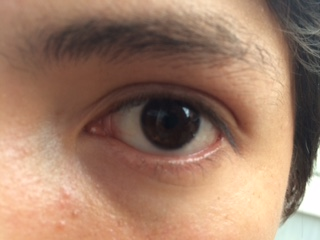
%> input picture TAREA_imagenes híbridas/1.JPG, 320 x 240 px
$ octave Lab3_code.m   (GNU Octave 9; MATLAB toolbox functions it lacks are replaced by stand-ins)
%> lines starting %> are read from the running program, lines starting %| are printed output that depends on the picture
%%%%SET UP%%%%%
% Load images
A = imread('1.jpg');
%> A is the input picture: size 240x320x3 uint8; mean R, G, B 159.1, 124.5, 103.6
C = imread('2.jpg');
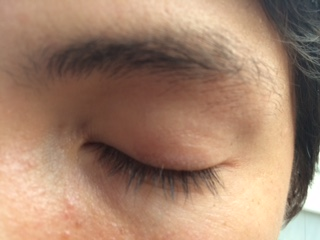
%> input picture TAREA_imagenes híbridas/2.JPG, 320 x 240 px
%> C is the input picture: size 240x320x3 uint8; mean R, G, B 163.4, 130.3, 108.2

% Make images smaller
A = imresize(A,.25);
%> A: size 60x80x3 uint8
C = imresize(C,.25);
%> C: size 60x80x3 uint8

% Tell me new size
size(A)
%> ans = [60 80 3]
size(C)
%> ans = [60 80 3]

% Convert to gray scale for optimal effect
A = rgb2gray(A);
%> A: size 60x80 uint8
C = rgb2gray(C);
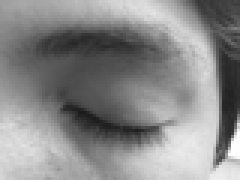
%> C: size 60x80 uint8 (shown 3 times larger); min 26, max 255, mean 137.6


%%%%%FILTERING%%%%%
% Plot Abierto resized (smallA)
subplot(3,2,1)
imshow(A)
axis image;
axis off;

% Plot Cerrado resized (smallC)
subplot(3,2,2)
imshow(C)
axis image;
axis off;

% Apply low pass filter to A and plot
subplot(3,2,3)
A_LP = imfilter(A,fspecial('gaussian',[9 9], 7)); %create low pass filter
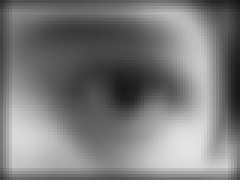
%> A_LP: size 60x80 uint8 (shown 3 times larger); min 23, max 228, mean 122.7
imshow(A_LP)
axis image;
axis off;

% Apply high pass filter to C and plot
subplot(3,2,4)
C_LP = imfilter(C,fspecial('Gaussian',[500 500], 18)); %create low pass filter
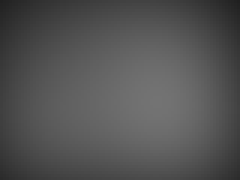
%> C_LP: size 60x80 uint8 (shown 3 times larger); min 32, max 115, mean 82.8
C_HP = double(C)-double(C_LP); %create high pass filter by subtraction
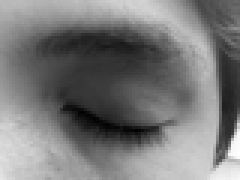
%> C_HP: size 60x80 double (shown 3 times larger); min -77, max 199, mean 54.8; drawn with min black and max white
C_HP = (C_HP + 255)./2;
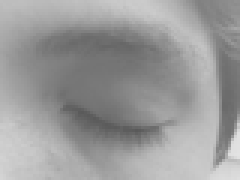
%> C_HP: size 60x80 double (shown 3 times larger); min 89, max 227, mean 154.9
C_HP = uint8(C_HP);
%> C_HP: size 60x80 uint8
imshow(C_HP)  % Laplacian high pass filtered image
axis image;
axis off;

% Create Hybrid image (imH = A + C w/filters) and plot
imH = .4*A_LP+.4*C_HP;
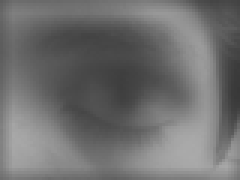
%> imH: size 60x80 uint8 (shown 3 times larger); min 56, max 170, mean 111.1
subplot(3,2,5.5)
imshow(imH) %normal hybrid
axis image;
axis off;


%%%%%DISPLAY RESULTS%%%%%
% Make image pyramid
imH1=impyramid (imH,'expand')
imH2=impyramid (imH1,'expand')
imH3=impyramid (imH2,'expand')


%Display image pyramid
figure, H= subplot(1,4,4);
imshow(imH)

H1= subplot(1,4,3);
figure,imshow(imH1)

H2= subplot(1,4,2);
figure,imshow(imH2)

linkaxes([H,H1,H2])
axis image;
axis off;
